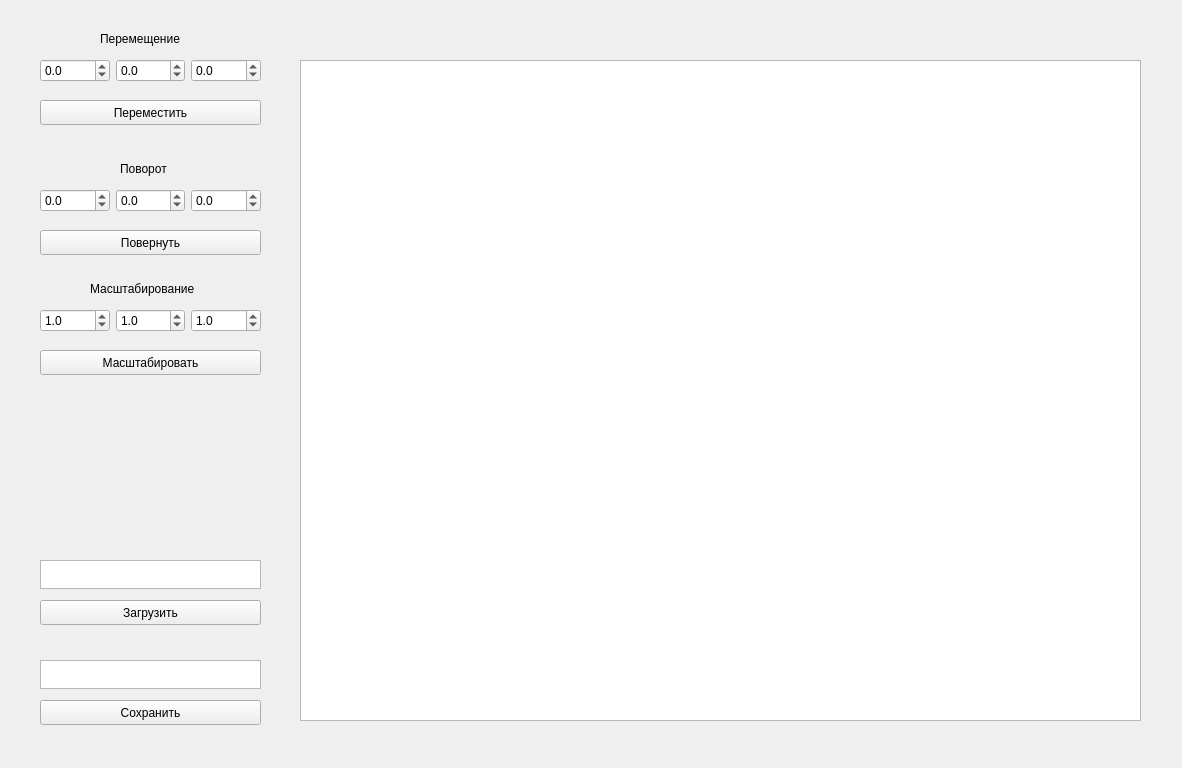
<?xml version="1.0" encoding="UTF-8"?>
<ui version="4.0">
 <class>MainWindow</class>
 <widget class="QMainWindow" name="MainWindow">
  <property name="geometry">
   <rect>
    <x>0</x>
    <y>0</y>
    <width>1182</width>
    <height>768</height>
   </rect>
  </property>
  <property name="windowTitle">
   <string>MainWindow</string>
  </property>
  <property name="tabShape">
   <enum>QTabWidget::Rounded</enum>
  </property>
  <widget class="QWidget" name="centralwidget">
   <widget class="QLabel" name="label">
    <property name="geometry">
     <rect>
      <x>100</x>
      <y>30</y>
      <width>111</width>
      <height>17</height>
     </rect>
    </property>
    <property name="text">
     <string>Перемещение</string>
    </property>
   </widget>
   <widget class="QLabel" name="label_2">
    <property name="geometry">
     <rect>
      <x>120</x>
      <y>160</y>
      <width>111</width>
      <height>17</height>
     </rect>
    </property>
    <property name="text">
     <string>Поворот</string>
    </property>
   </widget>
   <widget class="QTextEdit" name="saveEdit">
    <property name="geometry">
     <rect>
      <x>40</x>
      <y>660</y>
      <width>221</width>
      <height>29</height>
     </rect>
    </property>
    <property name="html">
     <string>&lt;!DOCTYPE HTML PUBLIC &quot;-//W3C//DTD HTML 4.0//EN&quot; &quot;http://www.w3.org/TR/REC-html40/strict.dtd&quot;&gt;
&lt;html&gt;&lt;head&gt;&lt;meta name=&quot;qrichtext&quot; content=&quot;1&quot; /&gt;&lt;style type=&quot;text/css&quot;&gt;
p, li { white-space: pre-wrap; }
&lt;/style&gt;&lt;/head&gt;&lt;body style=&quot; font-family:'.SF NS Text'; font-size:13pt; font-weight:400; font-style:normal;&quot;&gt;
&lt;p style=&quot;-qt-paragraph-type:empty; margin-top:0px; margin-bottom:0px; margin-left:0px; margin-right:0px; -qt-block-indent:0; text-indent:0px; font-family:'Ubuntu'; font-size:11pt;&quot;&gt;&lt;br /&gt;&lt;/p&gt;&lt;/body&gt;&lt;/html&gt;</string>
    </property>
   </widget>
   <widget class="QTextEdit" name="loadEdit">
    <property name="geometry">
     <rect>
      <x>40</x>
      <y>560</y>
      <width>221</width>
      <height>29</height>
     </rect>
    </property>
    <property name="html">
     <string>&lt;!DOCTYPE HTML PUBLIC &quot;-//W3C//DTD HTML 4.0//EN&quot; &quot;http://www.w3.org/TR/REC-html40/strict.dtd&quot;&gt;
&lt;html&gt;&lt;head&gt;&lt;meta name=&quot;qrichtext&quot; content=&quot;1&quot; /&gt;&lt;style type=&quot;text/css&quot;&gt;
p, li { white-space: pre-wrap; }
&lt;/style&gt;&lt;/head&gt;&lt;body style=&quot; font-family:'.SF NS Text'; font-size:13pt; font-weight:400; font-style:normal;&quot;&gt;
&lt;p style=&quot;-qt-paragraph-type:empty; margin-top:0px; margin-bottom:0px; margin-left:0px; margin-right:0px; -qt-block-indent:0; text-indent:0px; font-family:'Ubuntu'; font-size:11pt;&quot;&gt;&lt;br /&gt;&lt;/p&gt;&lt;/body&gt;&lt;/html&gt;</string>
    </property>
   </widget>
   <widget class="QWidget" name="horizontalLayoutWidget_3">
    <property name="geometry">
     <rect>
      <x>40</x>
      <y>300</y>
      <width>221</width>
      <height>41</height>
     </rect>
    </property>
    <layout class="QHBoxLayout" name="horizontalLayout_4" stretch="0,0,0">
     <property name="sizeConstraint">
      <enum>QLayout::SetDefaultConstraint</enum>
     </property>
     <property name="leftMargin">
      <number>0</number>
     </property>
     <item>
      <widget class="QDoubleSpinBox" name="scale_x_box">
       <property name="decimals">
        <number>1</number>
       </property>
       <property name="minimum">
        <double>-100.000000000000000</double>
       </property>
       <property name="value">
        <double>1.000000000000000</double>
       </property>
      </widget>
     </item>
     <item>
      <widget class="QDoubleSpinBox" name="scale_y_box">
       <property name="decimals">
        <number>1</number>
       </property>
       <property name="minimum">
        <double>-100.000000000000000</double>
       </property>
       <property name="value">
        <double>1.000000000000000</double>
       </property>
      </widget>
     </item>
     <item>
      <widget class="QDoubleSpinBox" name="scale_z_box">
       <property name="decimals">
        <number>1</number>
       </property>
       <property name="minimum">
        <double>-100.000000000000000</double>
       </property>
       <property name="value">
        <double>1.000000000000000</double>
       </property>
      </widget>
     </item>
    </layout>
   </widget>
   <widget class="QLabel" name="label_3">
    <property name="geometry">
     <rect>
      <x>90</x>
      <y>280</y>
      <width>171</width>
      <height>17</height>
     </rect>
    </property>
    <property name="text">
     <string>Масштабирование</string>
    </property>
   </widget>
   <widget class="QPushButton" name="rotateButton">
    <property name="geometry">
     <rect>
      <x>40</x>
      <y>230</y>
      <width>221</width>
      <height>25</height>
     </rect>
    </property>
    <property name="cursor">
     <cursorShape>PointingHandCursor</cursorShape>
    </property>
    <property name="text">
     <string>Повернуть</string>
    </property>
   </widget>
   <widget class="QPushButton" name="scaleButton">
    <property name="geometry">
     <rect>
      <x>40</x>
      <y>350</y>
      <width>221</width>
      <height>25</height>
     </rect>
    </property>
    <property name="cursor">
     <cursorShape>PointingHandCursor</cursorShape>
    </property>
    <property name="text">
     <string>Масштабировать</string>
    </property>
   </widget>
   <widget class="QPushButton" name="moveButton">
    <property name="geometry">
     <rect>
      <x>40</x>
      <y>100</y>
      <width>221</width>
      <height>25</height>
     </rect>
    </property>
    <property name="cursor">
     <cursorShape>PointingHandCursor</cursorShape>
    </property>
    <property name="text">
     <string>Переместить</string>
    </property>
   </widget>
   <widget class="QPushButton" name="loadModelButton">
    <property name="geometry">
     <rect>
      <x>40</x>
      <y>600</y>
      <width>221</width>
      <height>25</height>
     </rect>
    </property>
    <property name="cursor">
     <cursorShape>PointingHandCursor</cursorShape>
    </property>
    <property name="mouseTracking">
     <bool>false</bool>
    </property>
    <property name="text">
     <string>Загрузить</string>
    </property>
   </widget>
   <widget class="QPushButton" name="saveModelButton">
    <property name="geometry">
     <rect>
      <x>40</x>
      <y>700</y>
      <width>221</width>
      <height>25</height>
     </rect>
    </property>
    <property name="cursor">
     <cursorShape>PointingHandCursor</cursorShape>
    </property>
    <property name="text">
     <string>Сохранить</string>
    </property>
   </widget>
   <widget class="QGraphicsView" name="graphicsView">
    <property name="geometry">
     <rect>
      <x>300</x>
      <y>60</y>
      <width>841</width>
      <height>661</height>
     </rect>
    </property>
    <property name="sizePolicy">
     <sizepolicy hsizetype="Expanding" vsizetype="Expanding">
      <horstretch>5</horstretch>
      <verstretch>5</verstretch>
     </sizepolicy>
    </property>
    <property name="maximumSize">
     <size>
      <width>841</width>
      <height>661</height>
     </size>
    </property>
    <property name="sizeIncrement">
     <size>
      <width>0</width>
      <height>0</height>
     </size>
    </property>
   </widget>
   <widget class="QWidget" name="horizontalLayoutWidget_4">
    <property name="geometry">
     <rect>
      <x>40</x>
      <y>180</y>
      <width>221</width>
      <height>41</height>
     </rect>
    </property>
    <layout class="QHBoxLayout" name="horizontalLayout_7" stretch="0,0,0">
     <property name="sizeConstraint">
      <enum>QLayout::SetDefaultConstraint</enum>
     </property>
     <property name="leftMargin">
      <number>0</number>
     </property>
     <item>
      <widget class="QDoubleSpinBox" name="rotate_x_box">
       <property name="decimals">
        <number>1</number>
       </property>
       <property name="minimum">
        <double>-100.000000000000000</double>
       </property>
       <property name="maximum">
        <double>360.000000000000000</double>
       </property>
      </widget>
     </item>
     <item>
      <widget class="QDoubleSpinBox" name="rotate_y_box">
       <property name="decimals">
        <number>1</number>
       </property>
       <property name="minimum">
        <double>-100.000000000000000</double>
       </property>
       <property name="maximum">
        <double>360.000000000000000</double>
       </property>
      </widget>
     </item>
     <item>
      <widget class="QDoubleSpinBox" name="rotate_z_box">
       <property name="decimals">
        <number>1</number>
       </property>
       <property name="minimum">
        <double>-100.000000000000000</double>
       </property>
       <property name="maximum">
        <double>360.000000000000000</double>
       </property>
      </widget>
     </item>
    </layout>
   </widget>
   <widget class="QWidget" name="horizontalLayoutWidget_5">
    <property name="geometry">
     <rect>
      <x>40</x>
      <y>50</y>
      <width>221</width>
      <height>41</height>
     </rect>
    </property>
    <layout class="QHBoxLayout" name="horizontalLayout_8" stretch="0,0,0">
     <property name="sizeConstraint">
      <enum>QLayout::SetDefaultConstraint</enum>
     </property>
     <property name="leftMargin">
      <number>0</number>
     </property>
     <item>
      <widget class="QDoubleSpinBox" name="move_x_box">
       <property name="decimals">
        <number>1</number>
       </property>
       <property name="minimum">
        <double>-100.000000000000000</double>
       </property>
      </widget>
     </item>
     <item>
      <widget class="QDoubleSpinBox" name="move_y_box">
       <property name="decimals">
        <number>1</number>
       </property>
       <property name="minimum">
        <double>-100.000000000000000</double>
       </property>
      </widget>
     </item>
     <item>
      <widget class="QDoubleSpinBox" name="move_z_box">
       <property name="decimals">
        <number>1</number>
       </property>
       <property name="minimum">
        <double>-100.000000000000000</double>
       </property>
      </widget>
     </item>
    </layout>
   </widget>
  </widget>
 </widget>
 <resources/>
 <connections/>
</ui>
